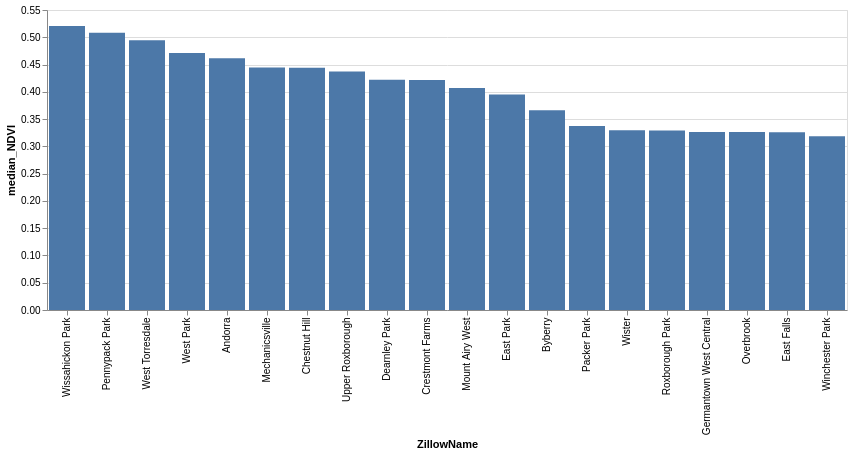

This figure's notebook cell:
### Markdown cell above
With altair:

### Code cell
(
    alt.Chart(top20)
    .mark_bar()
    .encode(
        x=alt.X("ZillowName", sort="-y"),  # Sort in descending order by y
        y="median_NDVI",
        tooltip=["ZillowName", "median_NDVI"],
    )
    .properties(width=800)
)

### Figure 1 — Vega-Lite specification as saved in the notebook (floating-point values rounded to 4 significant figures)
{"config": {"view": {"continuousWidth": 300, "continuousHeight": 300}}, "data": {"name": "data-db4dc04da1c770a5c48ea2e906748720"}, "mark": {"type": "bar"}, "encoding": {"tooltip": [{"field": "ZillowName", "type": "nominal"}, {"field": "median_NDVI", "type": "quantitative"}], "x": {"field": "ZillowName", "sort": "-y", "type": "nominal"}, "y": {"field": "median_NDVI", "type": "quantitative"}}, "width": 800, "$schema": "https://vega.github.io/schema/vega-lite/v5.20.1.json", "datasets": {"data-db4dc04da1c770a5c48ea2e906748720": [{"ZillowName": "Wissahickon Park", "median_NDVI": 0.5208}, {"ZillowName": "Pennypack Park", "median_NDVI": 0.5085}, {"ZillowName": "West Torresdale", "median_NDVI": 0.4946}, {"ZillowName": "West Park", "median_NDVI": 0.4712}, {"ZillowName": "Andorra", "median_NDVI": 0.4617}, {"ZillowName": "Mechanicsville", "median_NDVI": 0.4446}, {"ZillowName": "Chestnut Hill", "median_NDVI": 0.4439}, {"ZillowName": "Upper Roxborough", "median_NDVI": 0.4371}, {"ZillowName": "Dearnley Park", "median_NDVI": 0.4221}, {"ZillowName": "Crestmont Farms", "median_NDVI": 0.4217}, {"ZillowName": "Mount Airy West", "median_NDVI": 0.4071}, {"ZillowName": "East Park", "median_NDVI": 0.3953}, {"ZillowName": "Byberry", "median_NDVI": 0.3664}, {"ZillowName": "Packer Park", "median_NDVI": 0.3374}, {"ZillowName": "Wister", "median_NDVI": 0.3297}, {"ZillowName": "Roxborough Park", "median_NDVI": 0.3291}, {"ZillowName": "Germantown West Central", "median_NDVI": 0.3263}, {"ZillowName": "Overbrook", "median_NDVI": 0.3262}, {"ZillowName": "East Falls", "median_NDVI": 0.3258}, {"ZillowName": "Winchester Park", "median_NDVI": 0.3185}]}}
